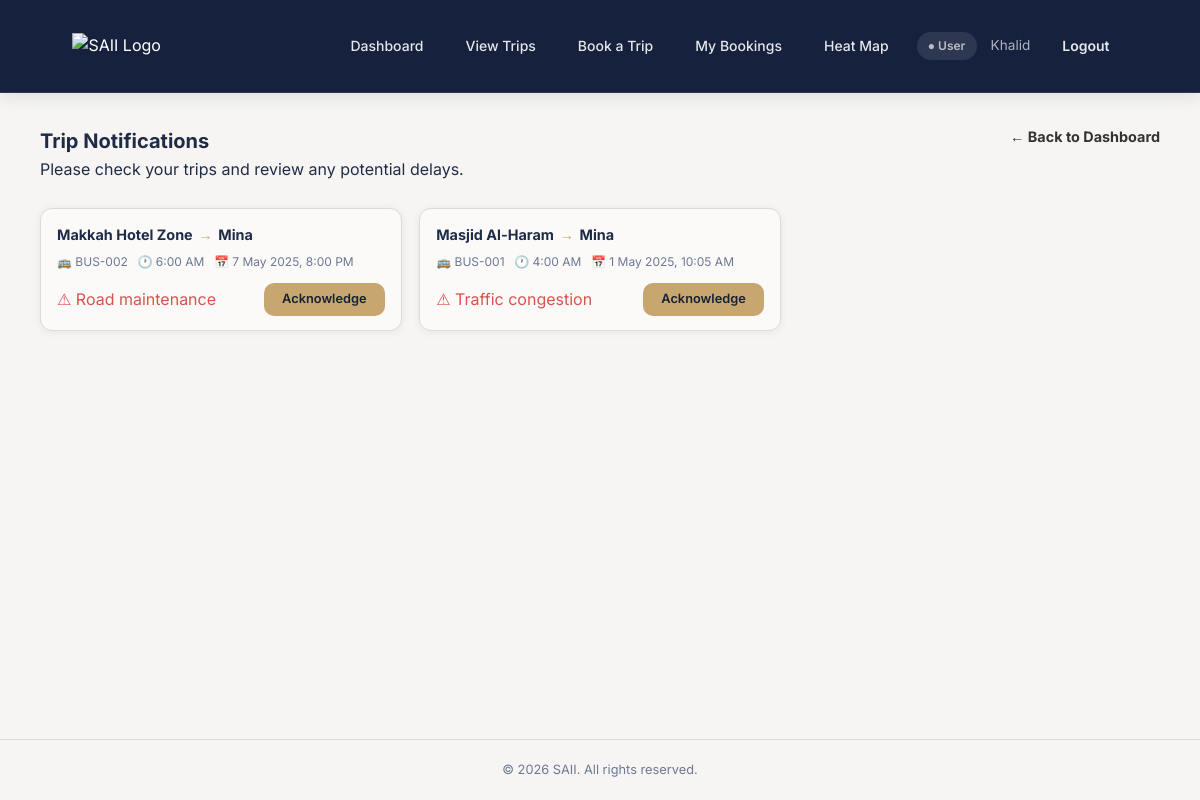
The page /notifications.php on the database as committed earlier.
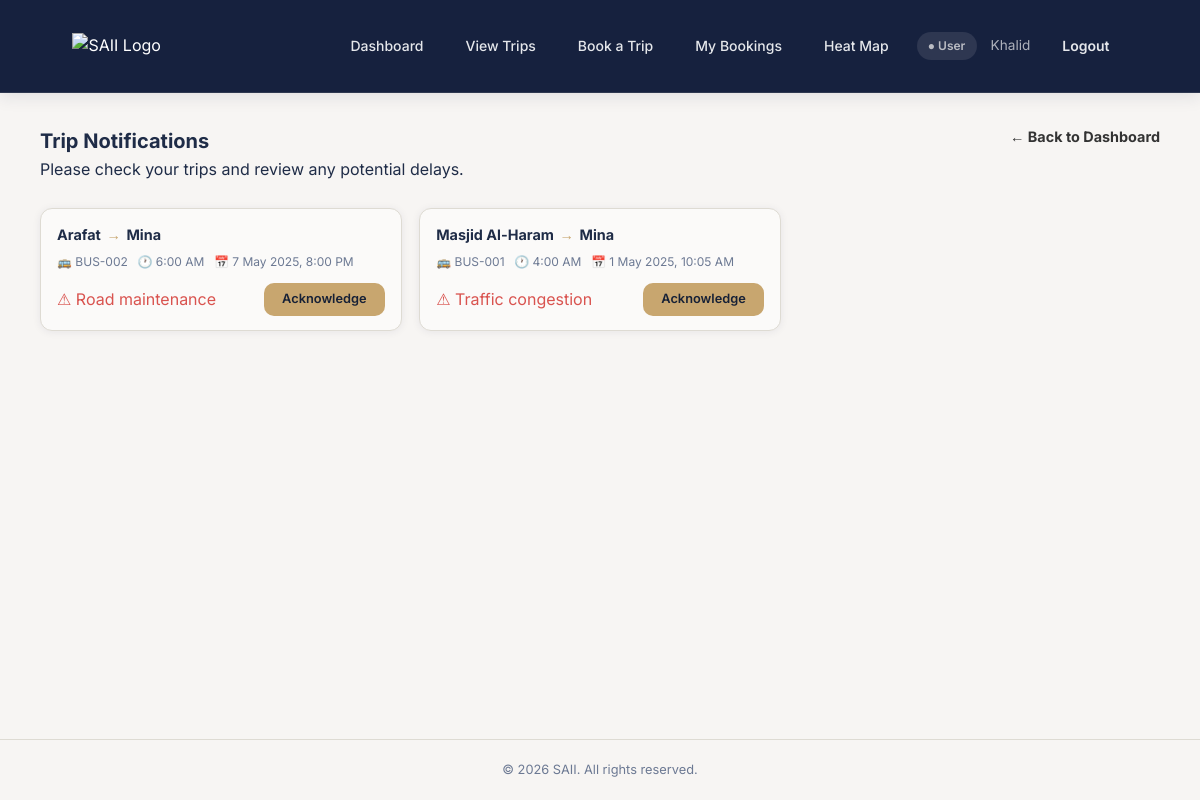
The same page on the database as committed later.
### tables this page shows
CREATE TABLE `notification` (
  `notification_id` int(11) NOT NULL,
  `message` text NOT NULL,
  `sent_at` datetime NOT NULL DEFAULT CURRENT_TIMESTAMP,
  `TripID` int(11) NOT NULL
);

CREATE TABLE `trip` (
  `TripID` int(11) NOT NULL,
  `Origin` varchar(100) NOT NULL,
  `Destination` varchar(100) NOT NULL,
  `DepartureDate` date NOT NULL,
  `DepartureTime` time NOT NULL,
  `TotalSeats` int(11) NOT NULL,
  `AvailableSeats` int(11) NOT NULL,
  `Status` enum('Confirmed','Completed','Cancelled') NOT NULL,
  `Pickup_Location` varchar(150) DEFAULT NULL,
  `BusID` int(11) NOT NULL,
  `AdminID` int(11) NOT NULL
);

CREATE TABLE `bus` (
  `BusID` int(11) NOT NULL,
  `Bus_Number` varchar(50) NOT NULL,
  `Capacity` int(11) NOT NULL,
  `Status` enum('Active','Maintenance') NOT NULL,
  `Driver_Name` varchar(100) NOT NULL,
  `Driver_Phone` varchar(20) NOT NULL
);

### notifications.php (the view, shortened to what this page needs)
<?php
include('db_connection.php');
$notifResult = $conn->query("
    SELECT n.notification_id, n.message, n.sent_at,
           t.TripID, t.Origin, t.Destination, t.DepartureTime,
           b.Bus_Number
    FROM notification n
    JOIN trip t ON n.TripID = t.TripID
    JOIN bus  b ON t.BusID  = b.BusID
    ORDER BY n.sent_at DESC
");
$notifications = [];
while ($row = $notifResult->fetch_assoc()) {
    $notifications[] = $row;
}
function fmtTime($t) {
    $parts = explode(':', $t);
    $h = (int)$parts[0];
    return (($h % 12) ?: 12) . ':' . $parts[1] . ' ' . ($h >= 12 ? 'PM' : 'AM');
}
?>
<!DOCTYPE html>
<html lang="en">
<head>
  <link rel="stylesheet" href="styles.css"/>
</head>
<body class="page-wrapper">
<header class="navbar">
  <div class="navbar-inner">
    <a href="user-dashboard.php" class="nav-logo">
      <img src="image/saii.png" alt="SAII Logo" class="logo-img"/>
    </a>
    <nav class="nav-links">
      <a href="user-dashboard.php"  class="nav-link">Dashboard</a>
      <a href="view-trips.php"      class="nav-link">View Trips</a>
      <a href="add-booking.php"     class="nav-link">Book a Trip</a>
      <a href="my-bookings.php"     class="nav-link">My Bookings</a>
      <a href="user-heat-map.php"   class="nav-link">Heat Map</a>
    </nav>
    <div class="nav-right">
      <span class="role-chip user">&#9679; User</span>
      <span style="color:rgba(255,255,255,.65);font-size:.85rem;">Khalid</span>
      <a href="signin.php" class="btn btn-sm btn-outline-dark">Logout</a>
    </div>
  </div>
</header>
<div class="page-content">
  <a href="user-dashboard.php" class="back-arrow"
     style="text-decoration:none;color:#333;font-size:0.9rem;margin-bottom:0.5rem;float:right;">
    <b>← Back to Dashboard</b>
  </a>
  <h2>Trip Notifications</h2>
  <p>Please check your trips and review any potential delays.</p>
  <br>
  <div class="trips-grid">
    <?php if (empty($notifications)): ?>
      <p style="color:var(--fg-muted)">No notifications at the moment.</p>
    <?php else: ?>
      <?php foreach ($notifications as $n): ?>
        <div class="trip-photo-card">
          <div class="trip-photo-body">
            <div class="trip-photo-route">
              <?= htmlspecialchars($n['Origin']) ?>
              <span class="arrow"> → </span>
              <?= htmlspecialchars($n['Destination']) ?>
            </div>
            <div class="trip-photo-meta">
              <span>🚌 <?= htmlspecialchars($n['Bus_Number']) ?></span>
              <span>🕐 <?= fmtTime($n['DepartureTime']) ?></span>
              <span>📅 <?= date('j M Y, g:i A', strtotime($n['sent_at'])) ?></span>
            </div>
            <div class="trip-photo-footer">
              <span style="color:#d9534f;">
                ⚠ <?= htmlspecialchars($n['message']) ?>
              </span>
              <button class="btn btn-sm btn-accent"
                      onclick="acknowledge('TRP-<?= (int)$n['TripID'] ?>')">
                Acknowledge
              </button>
            </div>
          </div>
        </div>
      <?php endforeach; ?>
    <?php endif; ?>
  </div>
</div>
<footer class="site-footer">
  <p>© 2026 SAII. All rights reserved.</p>
</footer>
</body>
</html>

### styles.css (style rules this page uses)
:root { --bg: hsl(40,20%,96%); --fg: hsl(220,40%,20%); --card-bg: hsl(40,20%,98%); --primary: hsl(220,45%,20%); --primary-fg: hsl(215,30%,26%); --accent: hsl(37,45%,61%); --accent-fg: hsl(220,40%,15%); --secondary: hsl(40,25%,92%); --muted: hsl(40,15%,90%); --muted-fg: hsl(220,15%,50%); --border: hsl(40,15%,85%); --input: hsl(40,15%,85%); --destructive: hsl(0,72%,51%); --radius: 0.75rem; --shadow: 0 1px 8px rgba(26,35,64,.07); --shadow-md: 0 4px 16px rgba(26,35,64,.10); --shadow-lg: 0 8px 32px rgba(26,35,64,.16); --sidebar-bg: hsl(220,45%,15%); --sidebar-fg: hsl(40,20%,92%); --sidebar-accent: hsl(220,40%,22%); --sidebar-border: hsl(220,35%,25%); }
*,*::before,*::after { box-sizing:border-box; margin:0; padding:0 }
html { scroll-behavior:smooth }
body { font-family:'Inter',sans-serif; background:var(--bg); color:var(--fg); min-height:100vh; line-height:1.6; -webkit-font-smoothing:antialiased; }
a { color:inherit; text-decoration:none }
button { cursor:pointer; font-family:inherit }
img { display:block; max-width:100% }
.navbar { position:sticky; top:0; z-index:200; background:var(--primary); border-bottom:1px solid hsla(40,15%,85%,.12); box-shadow:var(--shadow-md); }
.navbar-inner { max-width:1152px; margin:0 auto; padding:0 1.5rem; height:64px; display:flex; align-items:center; gap:1rem; }
.nav-logo { display:flex; align-items:center; gap:5px; }
.logo-img { width:250px; height:auto; }
.nav-links { flex:1; display:flex; align-items:center; justify-content:flex-start; gap:.25rem; }
.nav-link { display:inline-flex; align-items:center; gap:.5rem; padding:.45rem .75rem; border-radius:.5rem; font-size:.875rem; font-weight:500; color:hsla(40,20%,96%,.7); transition:all .15s; white-space:nowrap; position:relative; text-decoration:none; }
.nav-right { display:flex; align-items:center; gap:.75rem; flex-shrink:0; margin-left:auto; }
.role-chip { display:inline-flex; align-items:center; gap:.35rem; padding:.25rem .7rem; border-radius:999px; font-size:.75rem; font-weight:600; }
.role-chip.user { background:hsla(40,20%,96%,.1); color:hsla(40,20%,96%,.7) }
.site-footer { border-top:1px solid var(--border); padding:1.25rem 1rem; text-align:center; background:var(--bg); margin-top:auto; }
.site-footer p { color:var(--muted-fg); font-size:.8rem; }
.page-wrapper { min-height:100vh; display:flex; flex-direction:column; }
.page-content { flex:1; max-width:1152px; margin:0 auto; width:100%; padding:2rem 1rem 3rem; }
h2 { font-size:1.25rem; font-weight:700; color:var(--fg) }
.btn { display:inline-flex; align-items:center; justify-content:center; gap:.4rem; padding:.5rem 1rem; border-radius:.5rem; font-size:.875rem; font-weight:500; border:1px solid transparent; transition:all .15s; white-space:nowrap; cursor:pointer; line-height:1; }
.btn-accent { background:var(--accent); color:var(--accent-fg) }
.btn-outline-dark { background:transparent; border-color:hsla(40,20%,96%,.2); color:hsla(40,20%,96%,.85) }
.btn-sm { padding:.3rem .7rem; font-size:.8rem; border-radius:.4rem }
.trips-grid { display: grid; grid-template-columns: repeat(3, 1fr); gap: 1.1rem; margin-bottom: 2rem; }
.trip-photo-card { background: var(--card-bg); border: 1px solid var(--border); border-radius: var(--radius); overflow: hidden; box-shadow: var(--shadow); transition: box-shadow .2s, transform .2s; cursor: pointer; }
.trip-photo-body { padding: .875rem 1rem; }
.trip-photo-route { font-weight: 700; font-size: .9rem; color: var(--fg); display: flex; align-items: center; gap: .35rem; margin-bottom: .35rem; }
.trip-photo-route .arrow { color: var(--accent); }
.trip-photo-meta { display: flex; flex-wrap: wrap; gap: .6rem; font-size: .75rem; color: var(--muted-fg); margin-bottom: .75rem; }
.trip-photo-meta span { display: flex; align-items: center; gap: .25rem; }
.trip-photo-footer { display: flex; align-items: center; justify-content: space-between; }
.navbar { background: #16213e; color: white; display: flex; align-items: center; justify-content: space-between; padding: 14px 28px; gap: 20px; }
.nav-links { display: flex; gap: 18px; flex: 1; justify-content: center; }
.nav-links a, .nav-right a { color: #e5e7eb; text-decoration: none; font-size: 14px; }
.nav-right { display: flex; gap: 14px; align-items: center; font-size: 14px; }
.btn { padding: 10px 18px; border-radius: 10px; border: none; cursor: pointer; font-weight: 600; }

Rows that differ between the two databases and show on the page:
changed through a linked row, notification "Road maintenance": TripID.Origin "Makkah Hotel Zone" → "Arafat"
